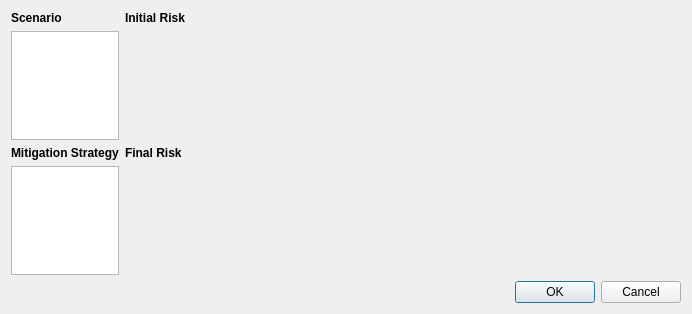
<?xml version="1.0" encoding="UTF-8"?>
<ui version="4.0">
 <class>RiskAssessmentDialog</class>
 <widget class="QDialog" name="RiskAssessmentDialog">
  <property name="geometry">
   <rect>
    <x>0</x>
    <y>0</y>
    <width>692</width>
    <height>314</height>
   </rect>
  </property>
  <property name="windowTitle">
   <string>Dialog</string>
  </property>
  <layout class="QVBoxLayout" name="verticalLayout">
   <item>
    <layout class="QGridLayout" name="gridLayout">
     <item row="0" column="2">
      <widget class="QLabel" name="label_2">
       <property name="sizePolicy">
        <sizepolicy hsizetype="Expanding" vsizetype="Minimum">
         <horstretch>0</horstretch>
         <verstretch>0</verstretch>
        </sizepolicy>
       </property>
       <property name="font">
        <font>
         <weight>75</weight>
         <bold>true</bold>
        </font>
       </property>
       <property name="text">
        <string>Initial Risk</string>
       </property>
      </widget>
     </item>
     <item row="1" column="2">
      <widget class="QWidget" name="initialRiskTable" native="true">
       <property name="sizePolicy">
        <sizepolicy hsizetype="Expanding" vsizetype="Expanding">
         <horstretch>0</horstretch>
         <verstretch>0</verstretch>
        </sizepolicy>
       </property>
      </widget>
     </item>
     <item row="3" column="2">
      <widget class="QWidget" name="finalRiskTable" native="true">
       <property name="sizePolicy">
        <sizepolicy hsizetype="Expanding" vsizetype="Expanding">
         <horstretch>0</horstretch>
         <verstretch>0</verstretch>
        </sizepolicy>
       </property>
       <property name="minimumSize">
        <size>
         <width>556</width>
         <height>0</height>
        </size>
       </property>
      </widget>
     </item>
     <item row="2" column="2">
      <widget class="QLabel" name="label_3">
       <property name="sizePolicy">
        <sizepolicy hsizetype="Expanding" vsizetype="Minimum">
         <horstretch>0</horstretch>
         <verstretch>0</verstretch>
        </sizepolicy>
       </property>
       <property name="font">
        <font>
         <weight>75</weight>
         <bold>true</bold>
        </font>
       </property>
       <property name="text">
        <string>Final Risk</string>
       </property>
      </widget>
     </item>
     <item row="3" column="1">
      <widget class="QPlainTextEdit" name="mitigationStrategyTextEdit">
       <property name="sizePolicy">
        <sizepolicy hsizetype="Expanding" vsizetype="Expanding">
         <horstretch>0</horstretch>
         <verstretch>0</verstretch>
        </sizepolicy>
       </property>
      </widget>
     </item>
     <item row="2" column="1">
      <widget class="QLabel" name="label_4">
       <property name="sizePolicy">
        <sizepolicy hsizetype="Preferred" vsizetype="Minimum">
         <horstretch>0</horstretch>
         <verstretch>0</verstretch>
        </sizepolicy>
       </property>
       <property name="font">
        <font>
         <weight>75</weight>
         <bold>true</bold>
        </font>
       </property>
       <property name="text">
        <string>Mitigation Strategy</string>
       </property>
      </widget>
     </item>
     <item row="0" column="1">
      <widget class="QLabel" name="label">
       <property name="sizePolicy">
        <sizepolicy hsizetype="Preferred" vsizetype="Minimum">
         <horstretch>0</horstretch>
         <verstretch>0</verstretch>
        </sizepolicy>
       </property>
       <property name="font">
        <font>
         <weight>75</weight>
         <bold>true</bold>
        </font>
       </property>
       <property name="text">
        <string>Scenario</string>
       </property>
      </widget>
     </item>
     <item row="1" column="1">
      <widget class="QPlainTextEdit" name="scenarioTextEdit">
       <property name="sizePolicy">
        <sizepolicy hsizetype="Expanding" vsizetype="Expanding">
         <horstretch>0</horstretch>
         <verstretch>0</verstretch>
        </sizepolicy>
       </property>
      </widget>
     </item>
    </layout>
   </item>
   <item>
    <widget class="QDialogButtonBox" name="buttonBox">
     <property name="orientation">
      <enum>Qt::Horizontal</enum>
     </property>
     <property name="standardButtons">
      <set>QDialogButtonBox::Cancel|QDialogButtonBox::Ok</set>
     </property>
    </widget>
   </item>
  </layout>
 </widget>
 <resources/>
 <connections>
  <connection>
   <sender>buttonBox</sender>
   <signal>accepted()</signal>
   <receiver>RiskAssessmentDialog</receiver>
   <slot>accept()</slot>
   <hints>
    <hint type="sourcelabel">
     <x>248</x>
     <y>254</y>
    </hint>
    <hint type="destinationlabel">
     <x>157</x>
     <y>274</y>
    </hint>
   </hints>
  </connection>
  <connection>
   <sender>buttonBox</sender>
   <signal>rejected()</signal>
   <receiver>RiskAssessmentDialog</receiver>
   <slot>reject()</slot>
   <hints>
    <hint type="sourcelabel">
     <x>316</x>
     <y>260</y>
    </hint>
    <hint type="destinationlabel">
     <x>286</x>
     <y>274</y>
    </hint>
   </hints>
  </connection>
 </connections>
</ui>
